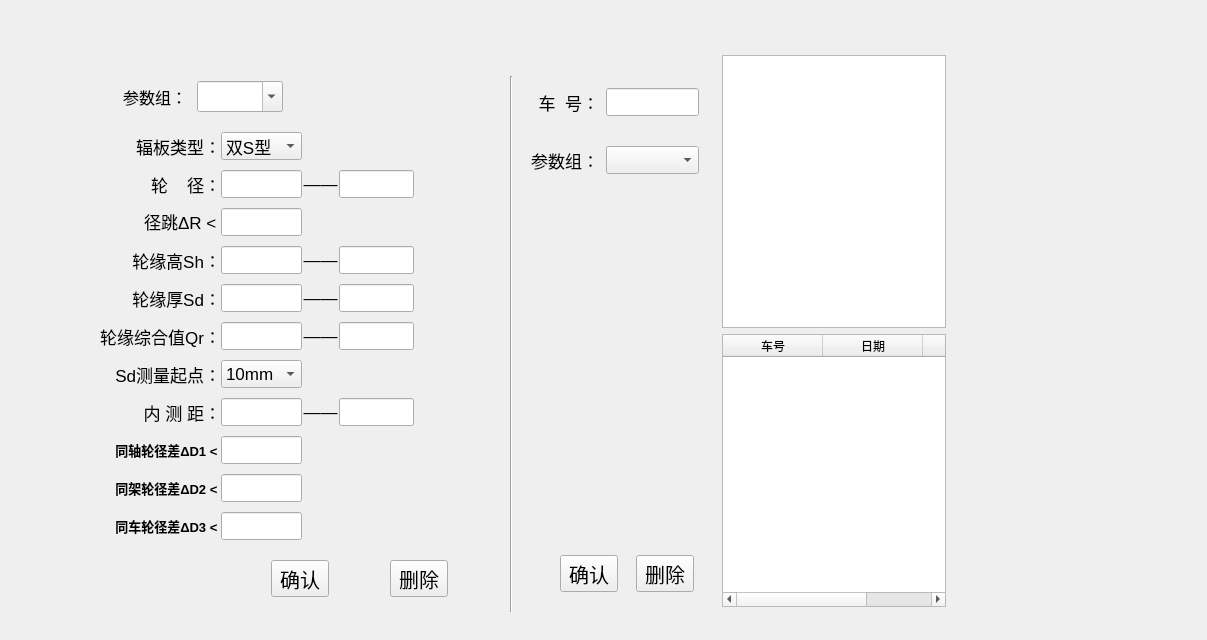
<?xml version="1.0" encoding="UTF-8"?>
<ui version="4.0">
 <class>DlgUserParaSetting</class>
 <widget class="QDialog" name="DlgUserParaSetting">
  <property name="geometry">
   <rect>
    <x>0</x>
    <y>0</y>
    <width>1207</width>
    <height>640</height>
   </rect>
  </property>
  <property name="windowTitle">
   <string>参数设置</string>
  </property>
  <widget class="QWidget" name="horizontalLayoutWidget">
   <property name="geometry">
    <rect>
     <x>10</x>
     <y>50</y>
     <width>941</width>
     <height>562</height>
    </rect>
   </property>
   <layout class="QHBoxLayout" name="mainLayout" stretch="3,1">
    <item>
     <layout class="QVBoxLayout" name="verticalLayout_3" stretch="1,1">
      <item>
       <widget class="Chart" name="picture" native="true"/>
      </item>
      <item>
       <layout class="QHBoxLayout" name="horizontalLayout_4" stretch="3,0,1">
        <item>
         <layout class="QVBoxLayout" name="verticalLayout" stretch="1,5,1">
          <property name="spacing">
           <number>10</number>
          </property>
          <property name="leftMargin">
           <number>5</number>
          </property>
          <property name="topMargin">
           <number>5</number>
          </property>
          <property name="rightMargin">
           <number>5</number>
          </property>
          <property name="bottomMargin">
           <number>15</number>
          </property>
          <item>
           <layout class="QHBoxLayout" name="horizontalLayout_2" stretch="5,1,1,10">
            <item>
             <spacer name="horizontalSpacer_10">
              <property name="orientation">
               <enum>Qt::Horizontal</enum>
              </property>
              <property name="sizeHint" stdset="0">
               <size>
                <width>40</width>
                <height>20</height>
               </size>
              </property>
             </spacer>
            </item>
            <item>
             <widget class="QLabel" name="label_18">
              <property name="font">
               <font>
                <family>Agency FB</family>
                <pointsize>12</pointsize>
               </font>
              </property>
              <property name="text">
               <string>参数组：</string>
              </property>
              <property name="alignment">
               <set>Qt::AlignCenter</set>
              </property>
             </widget>
            </item>
            <item>
             <widget class="QComboBox" name="txtParaGroup">
              <property name="font">
               <font>
                <family>Agency FB</family>
                <pointsize>12</pointsize>
               </font>
              </property>
              <property name="editable">
               <bool>true</bool>
              </property>
             </widget>
            </item>
            <item>
             <spacer name="horizontalSpacer_6">
              <property name="orientation">
               <enum>Qt::Horizontal</enum>
              </property>
              <property name="sizeHint" stdset="0">
               <size>
                <width>40</width>
                <height>20</height>
               </size>
              </property>
             </spacer>
            </item>
           </layout>
          </item>
          <item>
           <layout class="QGridLayout" name="gridLayout" columnstretch="2,2,2,1,2,2">
            <property name="leftMargin">
             <number>10</number>
            </property>
            <property name="topMargin">
             <number>10</number>
            </property>
            <property name="rightMargin">
             <number>10</number>
            </property>
            <property name="bottomMargin">
             <number>10</number>
            </property>
            <property name="horizontalSpacing">
             <number>0</number>
            </property>
            <item row="1" column="1">
             <widget class="QLabel" name="label_2">
              <property name="font">
               <font>
                <pointsize>13</pointsize>
               </font>
              </property>
              <property name="text">
               <string>辐板类型：</string>
              </property>
              <property name="alignment">
               <set>Qt::AlignRight|Qt::AlignTrailing|Qt::AlignVCenter</set>
              </property>
             </widget>
            </item>
            <item row="8" column="4">
             <widget class="QLineEdit" name="txtInLengthMax">
              <property name="font">
               <font>
                <pointsize>13</pointsize>
               </font>
              </property>
             </widget>
            </item>
            <item row="9" column="2">
             <widget class="QLineEdit" name="txtD1">
              <property name="enabled">
               <bool>true</bool>
              </property>
              <property name="font">
               <font>
                <pointsize>13</pointsize>
               </font>
              </property>
             </widget>
            </item>
            <item row="3" column="2">
             <widget class="QLineEdit" name="txtDJump">
              <property name="font">
               <font>
                <pointsize>13</pointsize>
               </font>
              </property>
             </widget>
            </item>
            <item row="2" column="2">
             <widget class="QLineEdit" name="txtDMin">
              <property name="font">
               <font>
                <pointsize>13</pointsize>
               </font>
              </property>
             </widget>
            </item>
            <item row="9" column="1">
             <widget class="QLabel" name="label_10">
              <property name="font">
               <font>
                <pointsize>10</pointsize>
                <weight>75</weight>
                <bold>true</bold>
               </font>
              </property>
              <property name="text">
               <string>同轴轮径差ΔD1 &lt; </string>
              </property>
              <property name="alignment">
               <set>Qt::AlignRight|Qt::AlignTrailing|Qt::AlignVCenter</set>
              </property>
             </widget>
            </item>
            <item row="3" column="1">
             <widget class="QLabel" name="label_4">
              <property name="font">
               <font>
                <pointsize>13</pointsize>
               </font>
              </property>
              <property name="text">
               <string>径跳ΔR &lt; </string>
              </property>
              <property name="alignment">
               <set>Qt::AlignRight|Qt::AlignTrailing|Qt::AlignVCenter</set>
              </property>
             </widget>
            </item>
            <item row="5" column="4">
             <widget class="QLineEdit" name="txtSdMax">
              <property name="font">
               <font>
                <pointsize>13</pointsize>
               </font>
              </property>
             </widget>
            </item>
            <item row="1" column="2">
             <widget class="QComboBox" name="cbxRadials">
              <property name="font">
               <font>
                <pointsize>13</pointsize>
               </font>
              </property>
              <item>
               <property name="text">
                <string>双S型</string>
               </property>
              </item>
              <item>
               <property name="text">
                <string>单S型</string>
               </property>
              </item>
              <item>
               <property name="text">
                <string>直辐板</string>
               </property>
              </item>
              <item>
               <property name="text">
                <string>斜辐板</string>
               </property>
              </item>
             </widget>
            </item>
            <item row="2" column="4">
             <widget class="QLineEdit" name="txtDMax">
              <property name="font">
               <font>
                <pointsize>13</pointsize>
               </font>
              </property>
             </widget>
            </item>
            <item row="7" column="1">
             <widget class="QLabel" name="label_8">
              <property name="font">
               <font>
                <pointsize>13</pointsize>
               </font>
              </property>
              <property name="text">
               <string>Sd测量起点：</string>
              </property>
              <property name="alignment">
               <set>Qt::AlignRight|Qt::AlignTrailing|Qt::AlignVCenter</set>
              </property>
             </widget>
            </item>
            <item row="4" column="2">
             <widget class="QLineEdit" name="txtShMin">
              <property name="font">
               <font>
                <pointsize>13</pointsize>
               </font>
              </property>
             </widget>
            </item>
            <item row="4" column="1">
             <widget class="QLabel" name="label_5">
              <property name="font">
               <font>
                <pointsize>13</pointsize>
               </font>
              </property>
              <property name="text">
               <string>轮缘高Sh：</string>
              </property>
              <property name="alignment">
               <set>Qt::AlignRight|Qt::AlignTrailing|Qt::AlignVCenter</set>
              </property>
             </widget>
            </item>
            <item row="11" column="1">
             <widget class="QLabel" name="label_12">
              <property name="font">
               <font>
                <pointsize>10</pointsize>
                <weight>75</weight>
                <bold>true</bold>
               </font>
              </property>
              <property name="text">
               <string>同车轮径差ΔD3 &lt; </string>
              </property>
              <property name="alignment">
               <set>Qt::AlignRight|Qt::AlignTrailing|Qt::AlignVCenter</set>
              </property>
             </widget>
            </item>
            <item row="11" column="2">
             <widget class="QLineEdit" name="txtD3">
              <property name="font">
               <font>
                <pointsize>13</pointsize>
               </font>
              </property>
             </widget>
            </item>
            <item row="8" column="2">
             <widget class="QLineEdit" name="txtInLengthMin">
              <property name="font">
               <font>
                <pointsize>13</pointsize>
               </font>
              </property>
             </widget>
            </item>
            <item row="6" column="4">
             <widget class="QLineEdit" name="txtQrMax">
              <property name="font">
               <font>
                <pointsize>13</pointsize>
               </font>
              </property>
             </widget>
            </item>
            <item row="10" column="2">
             <widget class="QLineEdit" name="txtD2">
              <property name="font">
               <font>
                <pointsize>13</pointsize>
               </font>
              </property>
             </widget>
            </item>
            <item row="6" column="2">
             <widget class="QLineEdit" name="txtQrMin">
              <property name="font">
               <font>
                <pointsize>13</pointsize>
               </font>
              </property>
             </widget>
            </item>
            <item row="8" column="1">
             <widget class="QLabel" name="label_9">
              <property name="font">
               <font>
                <pointsize>13</pointsize>
               </font>
              </property>
              <property name="text">
               <string>内 测 距：</string>
              </property>
              <property name="alignment">
               <set>Qt::AlignRight|Qt::AlignTrailing|Qt::AlignVCenter</set>
              </property>
             </widget>
            </item>
            <item row="4" column="4">
             <widget class="QLineEdit" name="txtShMax">
              <property name="font">
               <font>
                <pointsize>13</pointsize>
               </font>
              </property>
             </widget>
            </item>
            <item row="5" column="2">
             <widget class="QLineEdit" name="txtSdMin">
              <property name="font">
               <font>
                <pointsize>13</pointsize>
               </font>
              </property>
             </widget>
            </item>
            <item row="5" column="3">
             <widget class="QLabel" name="label_15">
              <property name="font">
               <font>
                <pointsize>13</pointsize>
               </font>
              </property>
              <property name="text">
               <string>——</string>
              </property>
              <property name="alignment">
               <set>Qt::AlignCenter</set>
              </property>
             </widget>
            </item>
            <item row="4" column="3">
             <widget class="QLabel" name="label_14">
              <property name="font">
               <font>
                <pointsize>13</pointsize>
               </font>
              </property>
              <property name="text">
               <string>——</string>
              </property>
              <property name="alignment">
               <set>Qt::AlignCenter</set>
              </property>
             </widget>
            </item>
            <item row="2" column="3">
             <widget class="QLabel" name="label_13">
              <property name="font">
               <font>
                <pointsize>13</pointsize>
               </font>
              </property>
              <property name="text">
               <string>——</string>
              </property>
              <property name="alignment">
               <set>Qt::AlignCenter</set>
              </property>
             </widget>
            </item>
            <item row="8" column="3">
             <widget class="QLabel" name="label_17">
              <property name="font">
               <font>
                <pointsize>13</pointsize>
               </font>
              </property>
              <property name="text">
               <string>——</string>
              </property>
              <property name="alignment">
               <set>Qt::AlignCenter</set>
              </property>
             </widget>
            </item>
            <item row="2" column="1">
             <widget class="QLabel" name="label_3">
              <property name="font">
               <font>
                <pointsize>13</pointsize>
               </font>
              </property>
              <property name="text">
               <string>轮    径：</string>
              </property>
              <property name="alignment">
               <set>Qt::AlignRight|Qt::AlignTrailing|Qt::AlignVCenter</set>
              </property>
             </widget>
            </item>
            <item row="6" column="5">
             <spacer name="horizontalSpacer_2">
              <property name="orientation">
               <enum>Qt::Horizontal</enum>
              </property>
              <property name="sizeHint" stdset="0">
               <size>
                <width>40</width>
                <height>20</height>
               </size>
              </property>
             </spacer>
            </item>
            <item row="6" column="1">
             <widget class="QLabel" name="label_7">
              <property name="font">
               <font>
                <pointsize>13</pointsize>
               </font>
              </property>
              <property name="text">
               <string>轮缘综合值Qr：</string>
              </property>
              <property name="alignment">
               <set>Qt::AlignRight|Qt::AlignTrailing|Qt::AlignVCenter</set>
              </property>
             </widget>
            </item>
            <item row="7" column="2">
             <widget class="QComboBox" name="cbxSdStart">
              <property name="font">
               <font>
                <pointsize>13</pointsize>
               </font>
              </property>
              <item>
               <property name="text">
                <string>10mm</string>
               </property>
              </item>
              <item>
               <property name="text">
                <string>12mm</string>
               </property>
              </item>
             </widget>
            </item>
            <item row="5" column="1">
             <widget class="QLabel" name="label_6">
              <property name="font">
               <font>
                <pointsize>13</pointsize>
               </font>
              </property>
              <property name="text">
               <string>轮缘厚Sd：</string>
              </property>
              <property name="alignment">
               <set>Qt::AlignRight|Qt::AlignTrailing|Qt::AlignVCenter</set>
              </property>
             </widget>
            </item>
            <item row="6" column="3">
             <widget class="QLabel" name="label_16">
              <property name="font">
               <font>
                <pointsize>13</pointsize>
               </font>
              </property>
              <property name="text">
               <string>——</string>
              </property>
              <property name="alignment">
               <set>Qt::AlignCenter</set>
              </property>
             </widget>
            </item>
            <item row="6" column="0">
             <spacer name="horizontalSpacer">
              <property name="orientation">
               <enum>Qt::Horizontal</enum>
              </property>
              <property name="sizeHint" stdset="0">
               <size>
                <width>40</width>
                <height>20</height>
               </size>
              </property>
             </spacer>
            </item>
            <item row="10" column="1">
             <widget class="QLabel" name="label_11">
              <property name="font">
               <font>
                <pointsize>10</pointsize>
                <weight>75</weight>
                <bold>true</bold>
               </font>
              </property>
              <property name="text">
               <string>同架轮径差ΔD2 &lt; </string>
              </property>
              <property name="alignment">
               <set>Qt::AlignRight|Qt::AlignTrailing|Qt::AlignVCenter</set>
              </property>
             </widget>
            </item>
           </layout>
          </item>
          <item>
           <layout class="QHBoxLayout" name="horizontalLayout" stretch="5,2,1,2,1">
            <item>
             <spacer name="horizontalSpacer_4">
              <property name="orientation">
               <enum>Qt::Horizontal</enum>
              </property>
              <property name="sizeHint" stdset="0">
               <size>
                <width>40</width>
                <height>20</height>
               </size>
              </property>
             </spacer>
            </item>
            <item>
             <widget class="QToolButton" name="btnOK">
              <property name="font">
               <font>
                <family>楷体</family>
                <pointsize>15</pointsize>
               </font>
              </property>
              <property name="text">
               <string>确认</string>
              </property>
              <property name="icon">
               <iconset resource="../images.qrc">
                <normaloff>:/images/OK.png</normaloff>:/images/OK.png</iconset>
              </property>
              <property name="toolButtonStyle">
               <enum>Qt::ToolButtonTextBesideIcon</enum>
              </property>
             </widget>
            </item>
            <item>
             <spacer name="horizontalSpacer_3">
              <property name="orientation">
               <enum>Qt::Horizontal</enum>
              </property>
              <property name="sizeHint" stdset="0">
               <size>
                <width>40</width>
                <height>20</height>
               </size>
              </property>
             </spacer>
            </item>
            <item>
             <widget class="QToolButton" name="btnDtl">
              <property name="font">
               <font>
                <family>楷体</family>
                <pointsize>15</pointsize>
               </font>
              </property>
              <property name="text">
               <string>删除</string>
              </property>
              <property name="icon">
               <iconset resource="../images.qrc">
                <normaloff>:/images/delete.png</normaloff>:/images/delete.png</iconset>
              </property>
              <property name="toolButtonStyle">
               <enum>Qt::ToolButtonTextBesideIcon</enum>
              </property>
             </widget>
            </item>
            <item>
             <spacer name="horizontalSpacer_5">
              <property name="orientation">
               <enum>Qt::Horizontal</enum>
              </property>
              <property name="sizeHint" stdset="0">
               <size>
                <width>40</width>
                <height>20</height>
               </size>
              </property>
             </spacer>
            </item>
           </layout>
          </item>
         </layout>
        </item>
        <item>
         <widget class="Line" name="line">
          <property name="orientation">
           <enum>Qt::Vertical</enum>
          </property>
         </widget>
        </item>
        <item>
         <layout class="QVBoxLayout" name="verticalLayout_2" stretch="2,3,1">
          <property name="leftMargin">
           <number>5</number>
          </property>
          <property name="topMargin">
           <number>5</number>
          </property>
          <property name="rightMargin">
           <number>5</number>
          </property>
          <property name="bottomMargin">
           <number>20</number>
          </property>
          <item>
           <layout class="QGridLayout" name="gridLayout_2" rowstretch="0,0,0" columnstretch="2,2,1">
            <property name="leftMargin">
             <number>7</number>
            </property>
            <property name="topMargin">
             <number>7</number>
            </property>
            <property name="rightMargin">
             <number>7</number>
            </property>
            <property name="bottomMargin">
             <number>7</number>
            </property>
            <property name="horizontalSpacing">
             <number>7</number>
            </property>
            <property name="verticalSpacing">
             <number>30</number>
            </property>
            <item row="1" column="1">
             <widget class="QLineEdit" name="txtTrain">
              <property name="font">
               <font>
                <pointsize>13</pointsize>
               </font>
              </property>
             </widget>
            </item>
            <item row="2" column="1">
             <widget class="QComboBox" name="cbbParaGroup">
              <property name="font">
               <font>
                <pointsize>13</pointsize>
               </font>
              </property>
             </widget>
            </item>
            <item row="1" column="0">
             <widget class="QLabel" name="label">
              <property name="font">
               <font>
                <pointsize>13</pointsize>
               </font>
              </property>
              <property name="text">
               <string>车  号：</string>
              </property>
              <property name="alignment">
               <set>Qt::AlignRight|Qt::AlignTrailing|Qt::AlignVCenter</set>
              </property>
             </widget>
            </item>
            <item row="2" column="0">
             <widget class="QLabel" name="label_19">
              <property name="font">
               <font>
                <pointsize>13</pointsize>
               </font>
              </property>
              <property name="text">
               <string>参数组：</string>
              </property>
              <property name="alignment">
               <set>Qt::AlignRight|Qt::AlignTrailing|Qt::AlignVCenter</set>
              </property>
             </widget>
            </item>
            <item row="1" column="2">
             <spacer name="horizontalSpacer_11">
              <property name="orientation">
               <enum>Qt::Horizontal</enum>
              </property>
              <property name="sizeHint" stdset="0">
               <size>
                <width>40</width>
                <height>20</height>
               </size>
              </property>
             </spacer>
            </item>
           </layout>
          </item>
          <item>
           <spacer name="verticalSpacer">
            <property name="orientation">
             <enum>Qt::Vertical</enum>
            </property>
            <property name="sizeHint" stdset="0">
             <size>
              <width>20</width>
              <height>40</height>
             </size>
            </property>
           </spacer>
          </item>
          <item>
           <layout class="QHBoxLayout" name="horizontalLayout_3" stretch="3,1,1,1,1">
            <item>
             <spacer name="horizontalSpacer_9">
              <property name="orientation">
               <enum>Qt::Horizontal</enum>
              </property>
              <property name="sizeHint" stdset="0">
               <size>
                <width>40</width>
                <height>20</height>
               </size>
              </property>
             </spacer>
            </item>
            <item>
             <widget class="QToolButton" name="btnOK_2">
              <property name="font">
               <font>
                <family>楷体</family>
                <pointsize>15</pointsize>
               </font>
              </property>
              <property name="text">
               <string>确认</string>
              </property>
              <property name="icon">
               <iconset resource="../images.qrc">
                <normaloff>:/images/OK.png</normaloff>:/images/OK.png</iconset>
              </property>
              <property name="toolButtonStyle">
               <enum>Qt::ToolButtonTextBesideIcon</enum>
              </property>
             </widget>
            </item>
            <item>
             <spacer name="horizontalSpacer_8">
              <property name="orientation">
               <enum>Qt::Horizontal</enum>
              </property>
              <property name="sizeHint" stdset="0">
               <size>
                <width>40</width>
                <height>20</height>
               </size>
              </property>
             </spacer>
            </item>
            <item>
             <widget class="QToolButton" name="btnDtl_2">
              <property name="font">
               <font>
                <family>楷体</family>
                <pointsize>15</pointsize>
               </font>
              </property>
              <property name="text">
               <string>删除</string>
              </property>
              <property name="icon">
               <iconset resource="../images.qrc">
                <normaloff>:/images/delete.png</normaloff>:/images/delete.png</iconset>
              </property>
              <property name="toolButtonStyle">
               <enum>Qt::ToolButtonTextBesideIcon</enum>
              </property>
             </widget>
            </item>
            <item>
             <spacer name="horizontalSpacer_7">
              <property name="orientation">
               <enum>Qt::Horizontal</enum>
              </property>
              <property name="sizeHint" stdset="0">
               <size>
                <width>40</width>
                <height>20</height>
               </size>
              </property>
             </spacer>
            </item>
           </layout>
          </item>
         </layout>
        </item>
       </layout>
      </item>
     </layout>
    </item>
    <item>
     <layout class="QVBoxLayout" name="verticalLayout_4" stretch="1,1">
      <property name="leftMargin">
       <number>5</number>
      </property>
      <property name="topMargin">
       <number>5</number>
      </property>
      <property name="rightMargin">
       <number>5</number>
      </property>
      <property name="bottomMargin">
       <number>5</number>
      </property>
      <item>
       <widget class="QListWidget" name="listWidget">
        <property name="font">
         <font>
          <pointsize>13</pointsize>
         </font>
        </property>
        <property name="iconSize">
         <size>
          <width>40</width>
          <height>40</height>
         </size>
        </property>
       </widget>
      </item>
      <item>
       <widget class="QTableWidget" name="tableWidget">
        <property name="selectionBehavior">
         <enum>QAbstractItemView::SelectRows</enum>
        </property>
        <column>
         <property name="text">
          <string>车号</string>
         </property>
        </column>
        <column>
         <property name="text">
          <string>日期</string>
         </property>
        </column>
        <column>
         <property name="text">
          <string>参数组</string>
         </property>
        </column>
       </widget>
      </item>
     </layout>
    </item>
   </layout>
  </widget>
 </widget>
 <customwidgets>
  <customwidget>
   <class>Chart</class>
   <extends>QWidget</extends>
   <header>SelfWidget/chart.h</header>
   <container>1</container>
  </customwidget>
 </customwidgets>
 <resources>
  <include location="../images.qrc"/>
 </resources>
 <connections/>
</ui>
